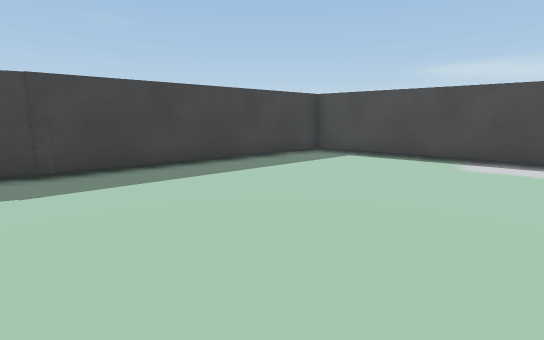
View 1 (above)

12 first-person views from a walk through a Unity game level. The camera is 0.62 m above the floor, tilts 10° down and sees 85° across. The floor is counted in squares, 0.5 m on a side. Each view is taken from the middle of a square. On the plan, view 1 faces up. The plan holds only what a view shows up to about 13 squares ahead; the rest is blank. The place goes on beyond the plan. Some surface patterns are stand-ins.

View 2
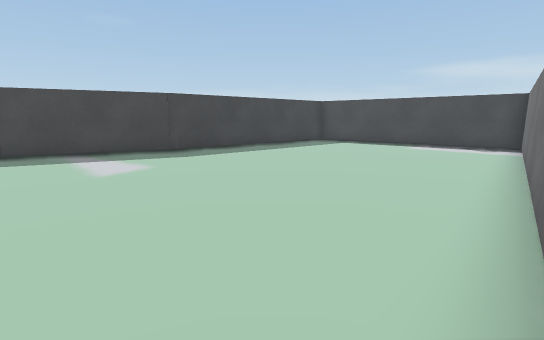

View 3
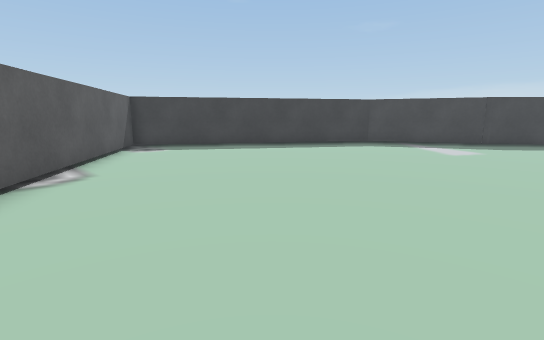

View 4
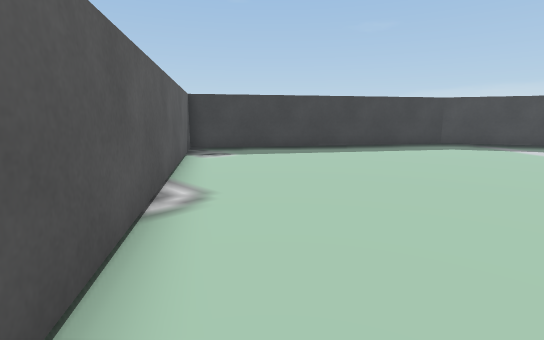

View 5
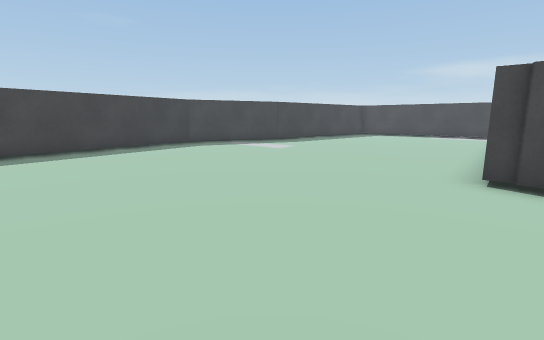

View 6
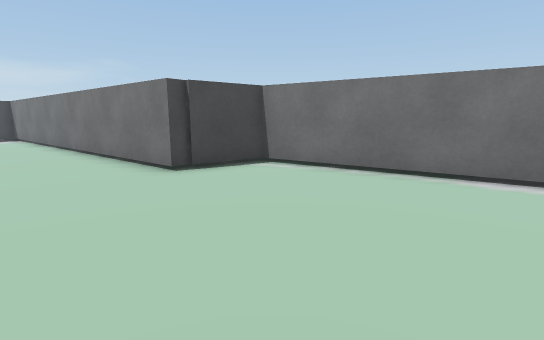

View 7
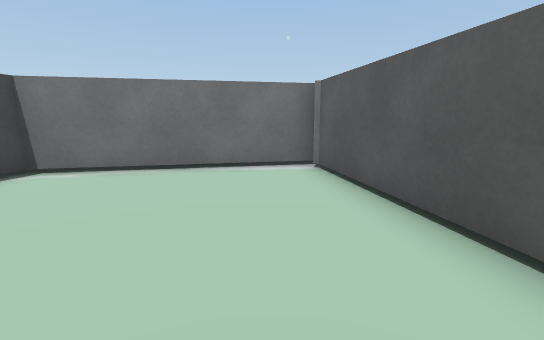

View 8
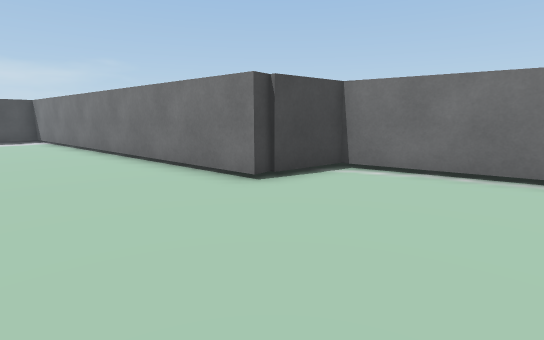

View 9
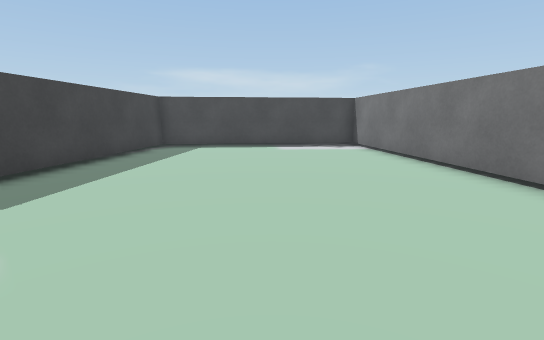

View 10
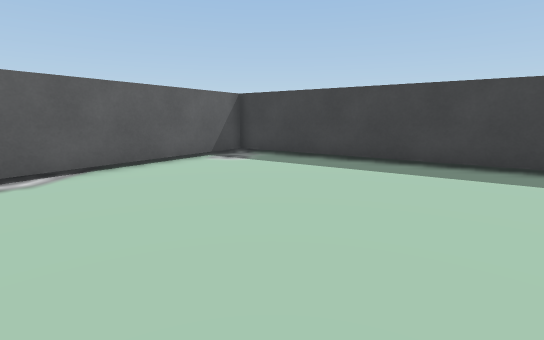

View 11
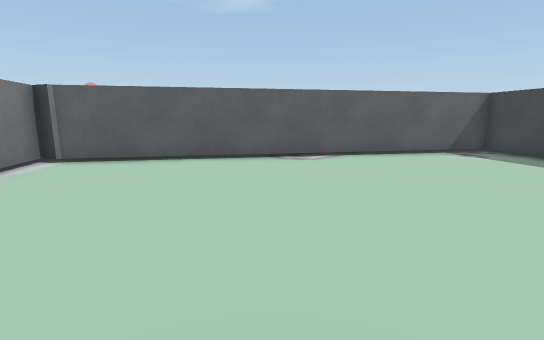

View 12
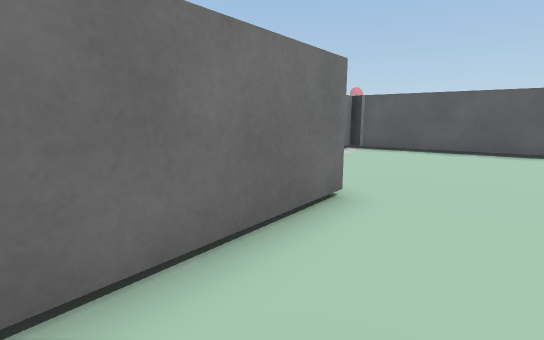

### Floor plan
Points are (right, up) in squares from view 1. A wall is a line through its corners. A room is listed if a view was taken in it or the views show most of it. See-through windows are left out.
Room 1 (views 1, 2, 3, 4, 5, 6, 7, 8, 9, 10, 11, 12)
walls: (-0.7, -6) (-1.1, -5.6) (8.3, 6) (1.7, 11.4) (-4.8, 5.9); (-4.4, 6.1) (-9.1, 3.8) (-15.2, -5.2) (-3.6, -13); (-3.3, -13.5) (0.5, -7.7)

Where each view was taken, in squares from view 1:
view 1: 0 up, 0 right, facing up
view 2: 5 down, 1 left, facing up
view 3: 10 down, 2 left, facing up-left
view 4: 11 down, 5 left, facing up-left
view 5: 11 down, 5 left, facing up
view 6: 8 down, 8 left, facing right
view 7: 7 down, 8 left, facing down-right
view 8: 6 down, 7 left, facing right
view 9: 1 down, 4 left, facing up-right
view 10: 4 down, 4 left, facing left
view 11: 3 down, 2 left, facing down-left
view 12: 1 down, 0 right, facing down
